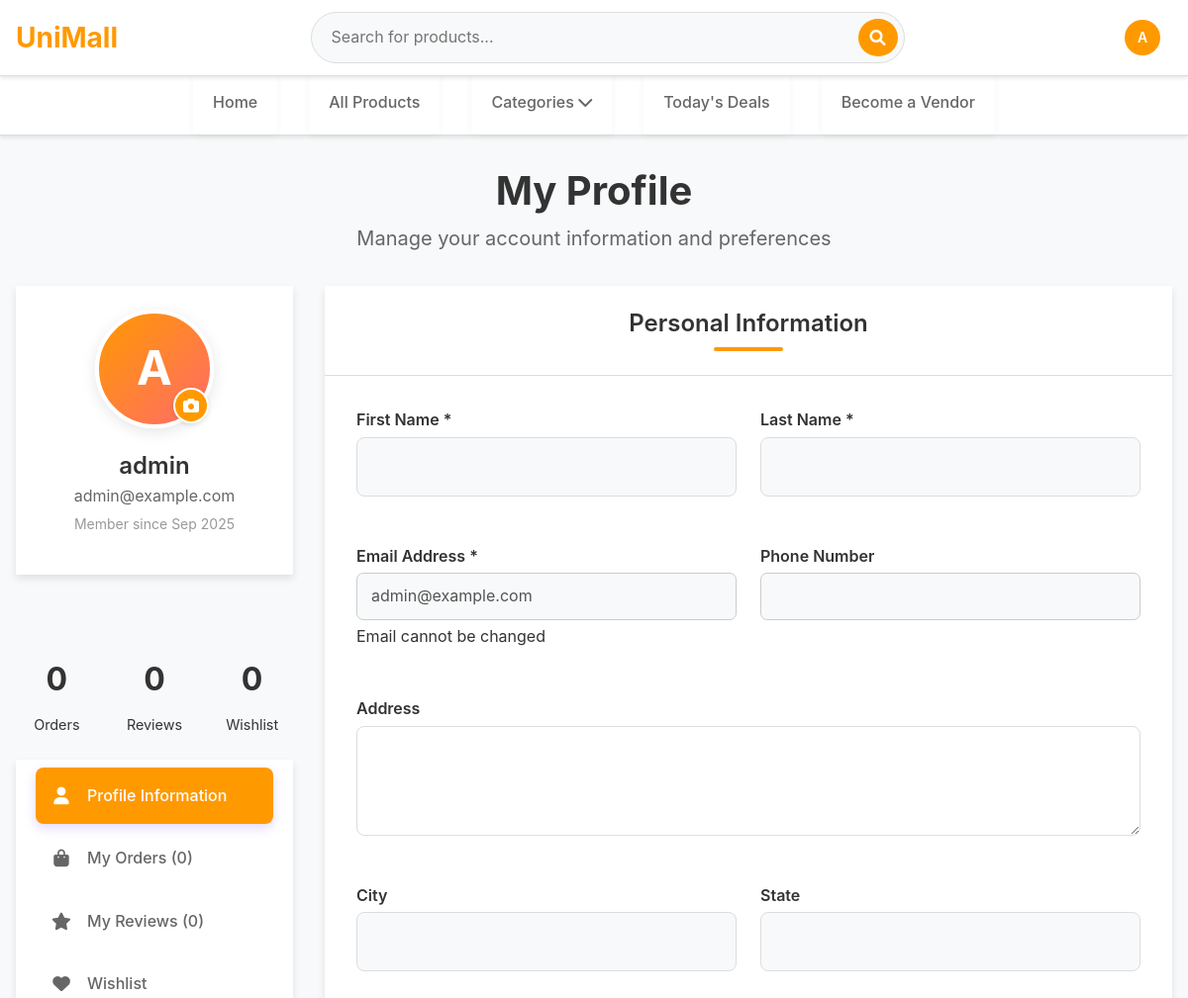
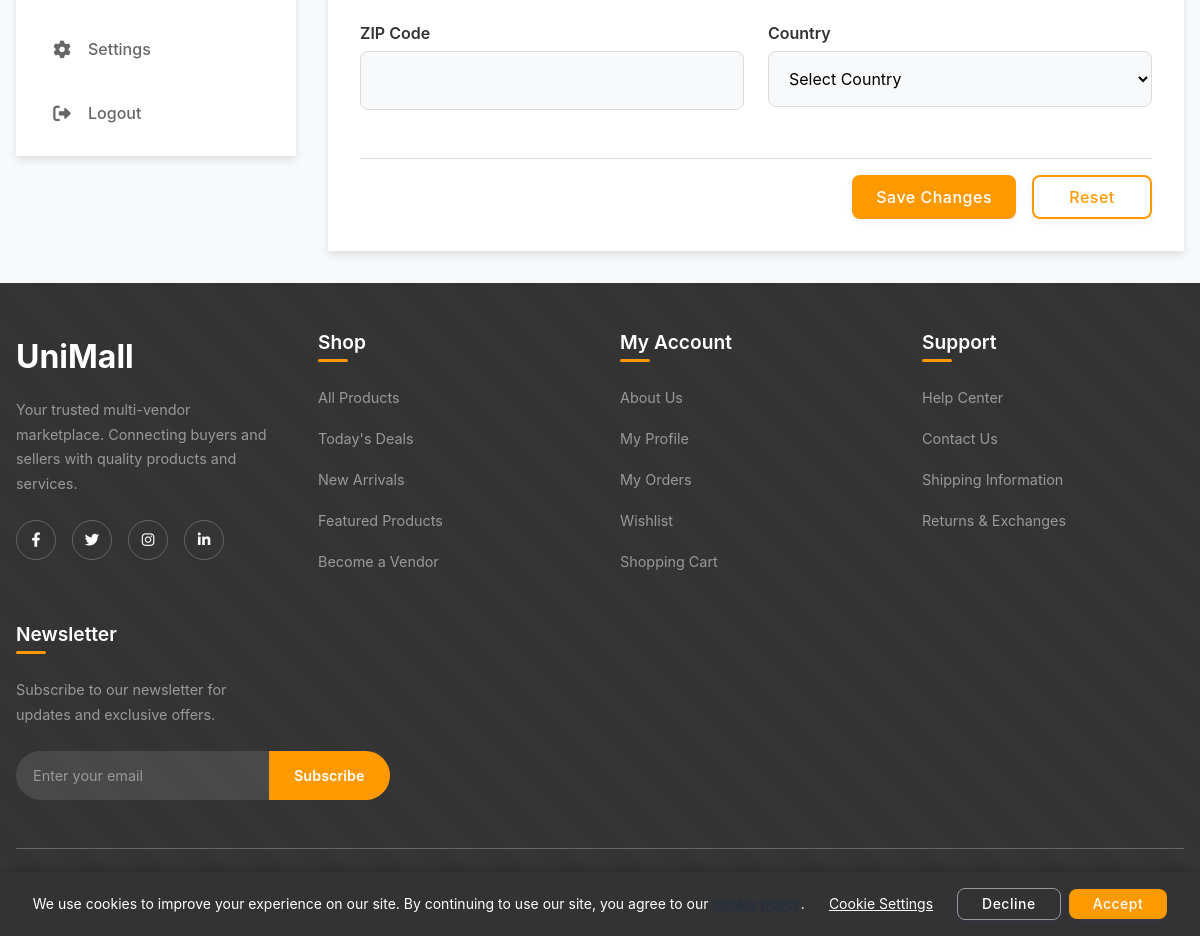
The page /pages/profile.php (signed in) on the database its author committed (2 pictures, top to bottom).
### tables this page shows
CREATE TABLE users (
    id INT AUTO_INCREMENT PRIMARY KEY,
    username VARCHAR(50) NOT NULL UNIQUE,
    email VARCHAR(100) NOT NULL UNIQUE,
    password VARCHAR(255) NOT NULL,
    user_type ENUM('customer', 'vendor', 'admin') DEFAULT 'customer',
    reset_token VARCHAR(255) DEFAULT NULL,
    reset_token_expires_at DATETIME DEFAULT NULL,
    last_reset_request_at DATETIME DEFAULT NULL,
    created_at TIMESTAMP DEFAULT CURRENT_TIMESTAMP,
    updated_at TIMESTAMP DEFAULT CURRENT_TIMESTAMP ON UPDATE CURRENT_TIMESTAMP
);

### includes/config.php (called while the page is built, shortened)
<?php
$isLoggedIn = isset($_SESSION['user_id']);
$userId = $isLoggedIn ? $_SESSION['user_id'] : 0;
?>

### pages/profile.php (the view, shortened to what this page needs)
<?php
require_once '../includes/config.php';
$database = new Database();
$db = $database->getConnection();
$query = "SELECT u.*, up.*
          FROM users u
          LEFT JOIN user_profiles up ON u.id = up.user_id
          WHERE u.id = :user_id";
$stmt = $db->prepare($query);
$stmt->bindParam(':user_id', $userId, PDO::PARAM_INT);
$stmt->execute();
$userId = $_SESSION['user_id'];
$stmt->execute();
$user_data = $stmt->fetch(PDO::FETCH_ASSOC);
$orders_stmt = $db->prepare("SELECT COUNT(*) FROM orders WHERE customer_id = :user_id");
$orders_stmt->bindParam(':user_id', $userId, PDO::PARAM_INT);
$orders_stmt->execute();
$orders_count = $orders_stmt->fetchColumn();
$reviews_stmt = $db->prepare("SELECT COUNT(*) FROM reviews WHERE user_id = :user_id");
$reviews_stmt->bindParam(':user_id', $userId, PDO::PARAM_INT);
$reviews_stmt->execute();
$reviews_count = $reviews_stmt->fetchColumn();
$wishlist_stmt = $db->prepare("SELECT COUNT(*) FROM wishlist WHERE user_id = :user_id");
$wishlist_stmt->bindParam(':user_id', $userId, PDO::PARAM_INT);
$wishlist_stmt->execute();
$wishlist_count = $wishlist_stmt->fetchColumn();
require_once '../includes/header.php';
echo '<link rel="stylesheet" href="' . BASE_URL . 'assets/css/pages/profile.css">';
?>
<div class="profile-page">
    <div class="container">
        <div class="profile-header">
            <h1>My Profile</h1>
            <p>Manage your account information and preferences</p>
        </div>
        <div class="profile-content">
            <aside class="profile-sidebar">
                <div class="profile-card">
                    <form id="avatarForm" method="POST" enctype="multipart/form-data" action="">
                        <div class="profile-avatar">
                            <label for="avatar-upload-input" class="avatar-upload-label" title="Change profile photo">
                                <?php if (!empty($user_data['avatar'])): ?>
                                    <img src="<?php echo BASE_URL . 'uploads/users/' . htmlspecialchars($user_data['avatar']); ?>" alt="User Avatar" class="avatar-image">
                                <?php else: ?>
                                    <div class="avatar-placeholder">
                                        <?php echo strtoupper(substr($user_data['username'] ?? 'U', 0, 1)); ?>
                                    </div>
                                <?php endif; ?>
                                <div class="avatar-upload-btn"><i class="fas fa-camera"></i></div>
                            </label>
                        </div>
                    </form>
                    <div class="profile-info">
                        <h2><?php echo htmlspecialchars(trim($user_data['first_name'] . ' ' . $user_data['last_name'])) ?: htmlspecialchars($user_data['username']); ?></h2>
                        <p class="profile-email"><?php echo htmlspecialchars($user_data['email']); ?></p>
                        <p class="profile-member">Member since <?php echo date('M Y', strtotime($user_data['created_at'])); ?></p>
                    </div>
                </div>
                <div class="profile-stats">
                    <div class="stat">
                        <div class="stat-number"><?php echo $orders_count; ?></div>
                        <div class="stat-label">Orders</div>
                    </div>
                    <div class="stat">
                        <div class="stat-number"><?php echo $reviews_count; ?></div>
                        <div class="stat-label">Reviews</div>
                    </div>
                    <div class="stat">
                        <div class="stat-number"><?php echo $wishlist_count; ?></div>
                        <div class="stat-label">Wishlist</div>
                    </div>
                </div>
                <nav class="profile-nav">
                    <a href="<?php echo BASE_URL; ?>pages/profile.php" class="nav-item active">
                        <i class="fas fa-user"></i>
                        <span>Profile Information</span>
                    </a>
                    <a href="<?php echo BASE_URL; ?>pages/orders.php" class="nav-item">
                        <i class="fas fa-shopping-bag"></i>
                        <span>My Orders (<?php echo $orders_count; ?>)</span>
                    </a>
                    <a href="<?php echo BASE_URL; ?>pages/my-reviews.php" class="nav-item">
                        <i class="fas fa-star"></i>
                        <span>My Reviews (<?php echo $reviews_count; ?>)</span>
                    </a>
                    <a href="<?php echo BASE_URL; ?>pages/wishlist.php" class="nav-item">
                        <i class="fas fa-heart"></i>
                        <span>Wishlist</span>
                    </a>
                    <a href="<?php echo BASE_URL; ?>pages/settings.php" class="nav-item">
                        <i class="fas fa-cog"></i>
                        <span>Settings</span>
                    </a>
                    <a href="<?php echo BASE_URL; ?>pages/logout.php" class="nav-item">
                        <i class="fas fa-sign-out-alt"></i>
                        <span>Logout</span>
                    </a>
                </nav>
            </aside>
            <div class="profile-main">
                <div class="profile-section">
                    <h2 class="section-title">Personal Information</h2>
                    <form method="POST" class="profile-form">
                        <div class="form-grid">
                            <div class="form-group">
                                <label for="first_name">First Name *</label>
                                <input type="text" id="first_name" name="first_name" required
                                       value="<?php echo htmlspecialchars($user_data['first_name'] ?? ''); ?>">
                            </div>
                            <div class="form-group">
                                <label for="last_name">Last Name *</label>
                                <input type="text" id="last_name" name="last_name" required
                                       value="<?php echo htmlspecialchars($user_data['last_name'] ?? ''); ?>">
                            </div>
                            <div class="form-group">
                                <label for="email">Email Address *</label>
                                <input type="email" id="email" name="email" required
                                       value="<?php echo htmlspecialchars($user_data['email']); ?>" disabled>
                                <span class="form-note">Email cannot be changed</span>
                            </div>
                            <div class="form-group">
                                <label for="phone">Phone Number</label>
                                <input type="tel" id="phone" name="phone"
                                       value="<?php echo htmlspecialchars($user_data['phone'] ?? ''); ?>">
                            </div>
                            <div class="form-group full-width">
                                <label for="address">Address</label>
                                <textarea id="address" name="address" rows="3"><?php echo htmlspecialchars($user_data['address'] ?? ''); ?></textarea>
                            </div>
                            <div class="form-group">
                                <label for="city">City</label>
                                <input type="text" id="city" name="city"
                                       value="<?php echo htmlspecialchars($user_data['city'] ?? ''); ?>">
                            </div>
                            <div class="form-group">
                                <label for="state">State</label>
                                <input type="text" id="state" name="state"
                                       value="<?php echo htmlspecialchars($user_data['state'] ?? ''); ?>">
                            </div>
                            <div class="form-group">
                                <label for="zip_code">ZIP Code</label>
                                <input type="text" id="zip_code" name="zip_code"
                                       value="<?php echo htmlspecialchars($user_data['zip_code'] ?? ''); ?>">
                            </div>
                            <div class="form-group">
                                <label for="country">Country</label>
                                <select id="country" name="country">
                                    <option value="">Select Country</option>
                                </select>
                            </div>
                        </div>
                        <div class="form-actions">
                            <button type="submit" name="update_profile" class="btn btn-primary">Save Changes</button>
                            <button type="reset" class="btn btn-outline">Reset</button>
                        </div>
                    </form>
                </div>
            </div>
        </div>
    </div>
</div>
<?php
require_once '../includes/footer.php';
?>

### assets/css/base/variables.css (style rules this page uses)
:root { --primary-color: #ff9900; --primary-dark: #e68a00; --secondary-color: #232f3e; --accent-color: #ff6b6b; --success-color: #28a745; --danger-color: #dc3545; --warning-color: #ffc107; --info-color: #17a2b8; --text-primary: #333; --text-secondary: #666; --text-light: #999; --text-white: #fff; --bg-light: #f8f9fa; --bg-white: #fff; --bg-dark: #232f3e; --border-color: #ddd; --border-radius: 8px; --border-radius-sm: 4px; --shadow-sm: 0 2px 4px rgba(0,0,0,0.1); --shadow-md: 0 4px 8px rgba(0,0,0,0.1); --shadow-lg: 0 8px 16px rgba(0,0,0,0.1); --spacing-xs: 0.25rem; --spacing-sm: 0.5rem; --spacing-md: 1rem; --spacing-lg: 1.5rem; --spacing-xl: 2rem; --spacing-xxl: 3rem; --font-size-xs: 0.75rem; --font-size-sm: 0.875rem; --font-size-md: 1rem; --font-size-lg: 1.25rem; --font-size-xl: 1.5rem; --font-size-xxl: 2rem; --transition-fast: 0.2s ease; --transition-normal: 0.3s ease; --transition-slow: 0.5s ease; }

### assets/css/base/typography.css (style rules this page uses)
body { font-family: 'Segoe UI', Tahoma, Geneva, Verdana, sans-serif; font-size: 16px; line-height: 1.6; color: var(--text-primary); }
h1, h2, h3, h4, h5, h6 { font-weight: 600; line-height: 1.2; margin-bottom: var(--spacing-md); color: var(--text-primary); }
h1 { font-size: var(--font-size-xxl); }
h2 { font-size: var(--font-size-xl); }
p { margin-bottom: var(--spacing-md); }
a { color: var(--primary-color); transition: color var(--transition-fast); }

### assets/css/style.css (style rules this page uses)
* { margin: 0; padding: 0; box-sizing: border-box; }
body { font-family: 'MTN Brighter Sans', -apple-system, BlinkMacSystemFont, "Segoe UI", Roboto, Helvetica, Arial, sans-serif; line-height: 1.6; color: #333; background-color: #f8f9fa; }
.container { width: 100%; max-width: 1200px; margin: 0 auto; padding: 0 15px; }

### assets/css/components/buttons.css (style rules this page uses)
.btn { display: inline-flex; align-items: center; justify-content: center; gap: var(--spacing-sm); padding: 12px 24px; background-color: var(--primary-color); color: var(--text-white); border: none; border-radius: var(--border-radius); font-weight: 500; text-decoration: none; cursor: pointer; transition: all var(--transition-normal); font-size: var(--font-size-md); line-height: 1; }
.btn-outline { background-color: transparent; border: 2px solid var(--primary-color); color: var(--primary-color); }

### assets/css/components/forms.css (style rules this page uses)
.form-group { margin-bottom: var(--spacing-lg); }

### assets/css/layout/grid.css (style rules this page uses)
.container { width: 100%; max-width: 1200px; margin: 0 auto; padding: 0 var(--spacing-md); }

### assets/css/pages/admin-dashboard.css (style rules this page uses)
.btn { display: inline-flex; align-items: center; justify-content: center; padding: 8px 16px; border-radius: 8px; text-decoration: none; font-weight: 500; font-size: 0.9rem; cursor: pointer; transition: var(--transition); border: none; gap: 6px; }
.btn-primary { background: var(--primary); color: var(--white); }
.btn-outline { background: transparent; color: var(--primary); border: 1px solid var(--primary); }

### assets/css/pages/admin-header.css (style rules this page uses)
.nav-item { margin: 0 12px 6px 12px; border-radius: 12px; overflow: hidden; transition: background-color 0.2s, box-shadow 0.2s; }
.nav-item.active { background: #fff; }

### assets/css/pages/admin-login.css (style rules this page uses)
.form-group { position: relative; }
.btn { display: inline-block; padding: 14px 28px; background: linear-gradient(90deg, var(--primary-color) 60%, var(--primary-dark) 100%); color: #fff; border: none; border-radius: 10px; font-size: 17px; font-weight: 600; cursor: pointer; transition: background 0.3s, box-shadow 0.3s, transform 0.2s; text-align: center; box-shadow: 0 2px 8px rgba(124,58,237,0.08); letter-spacing: 0.5px; }

### assets/css/pages/admin-settings.css (style rules this page uses)
.form-group { display: flex; flex-direction: column; gap: 8px; }
.form-group label { font-weight: 600; color: #333; }
.form-group input, .form-group select { padding: 10px 14px; border-radius: 7px; border: 1px solid #ccc; font-size: 1rem; background: #f8f9fa; }
.btn-primary { background: var(--primary, #007bff); color: #fff; border: none; border-radius: 7px; padding: 12px 24px; font-weight: 600; cursor: pointer; font-size: 1.1rem; transition: background 0.2s; }

### assets/css/pages/landing.css (style rules this page uses)
.stat { text-align: center; }
.stat-number { display: block; font-size: 2rem; font-weight: 700; color: var(--primary-color); }
.stat-label { font-size: 0.9rem; color: var(--text-light); }
.section-title { text-align: center; font-size: 2.5rem; margin-bottom: 3rem; color: var(--text-primary); position: relative; }
.section-title::after { content: ''; display: block; width: 80px; height: 4px; background: var(--primary-color); margin: 0.5rem auto; border-radius: 2px; }

### rows shown on the page
users: username "A", username "admin", email "admin@example.com", created_at "Sep 2025"

### other values the page prints
substr($username, 0, 1) "A"
$orders_count "0"
$reviews_count "0"
$wishlist_count "0"
SITE_NAME "UniMall"
